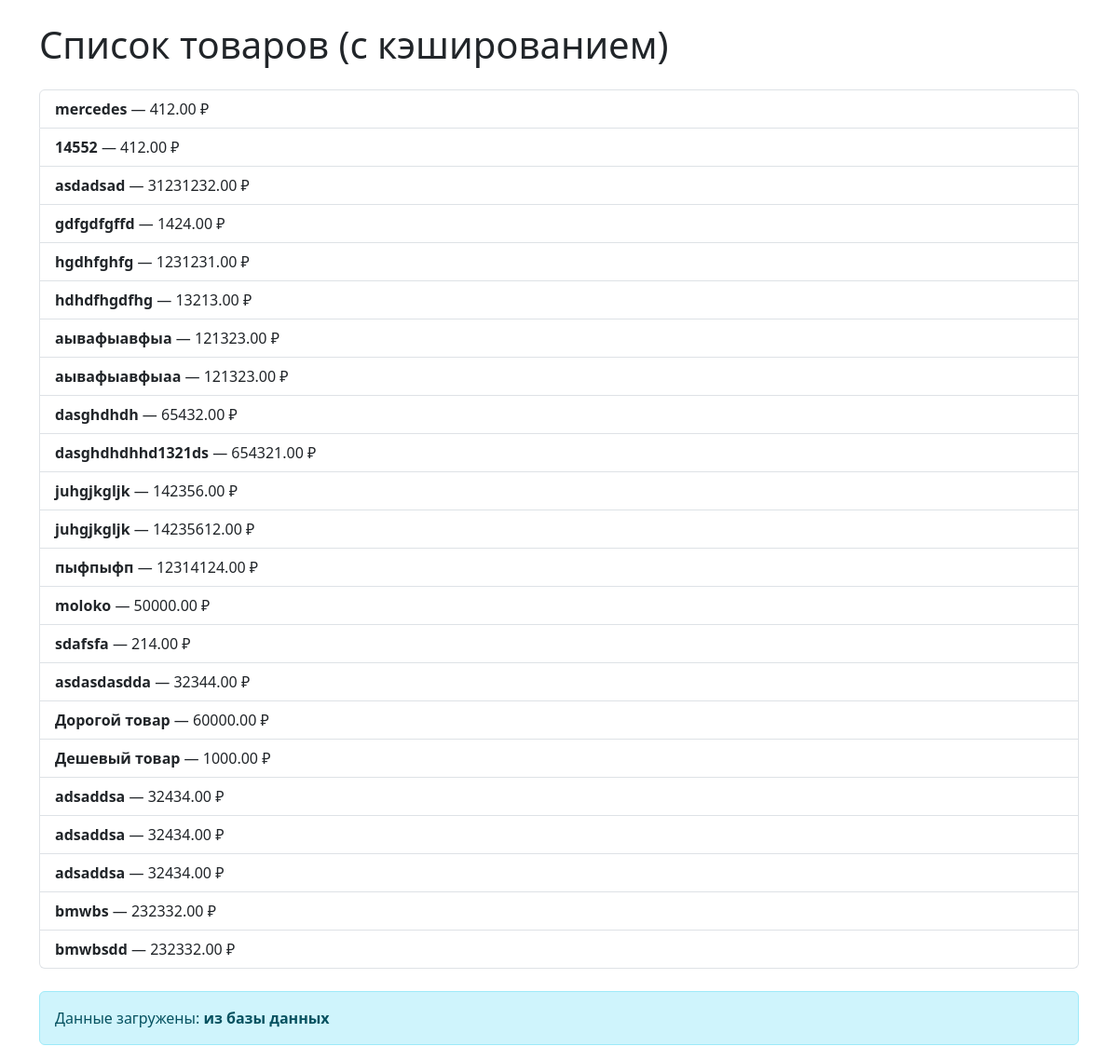
The app's page /shop/product_list_cached/, older data.
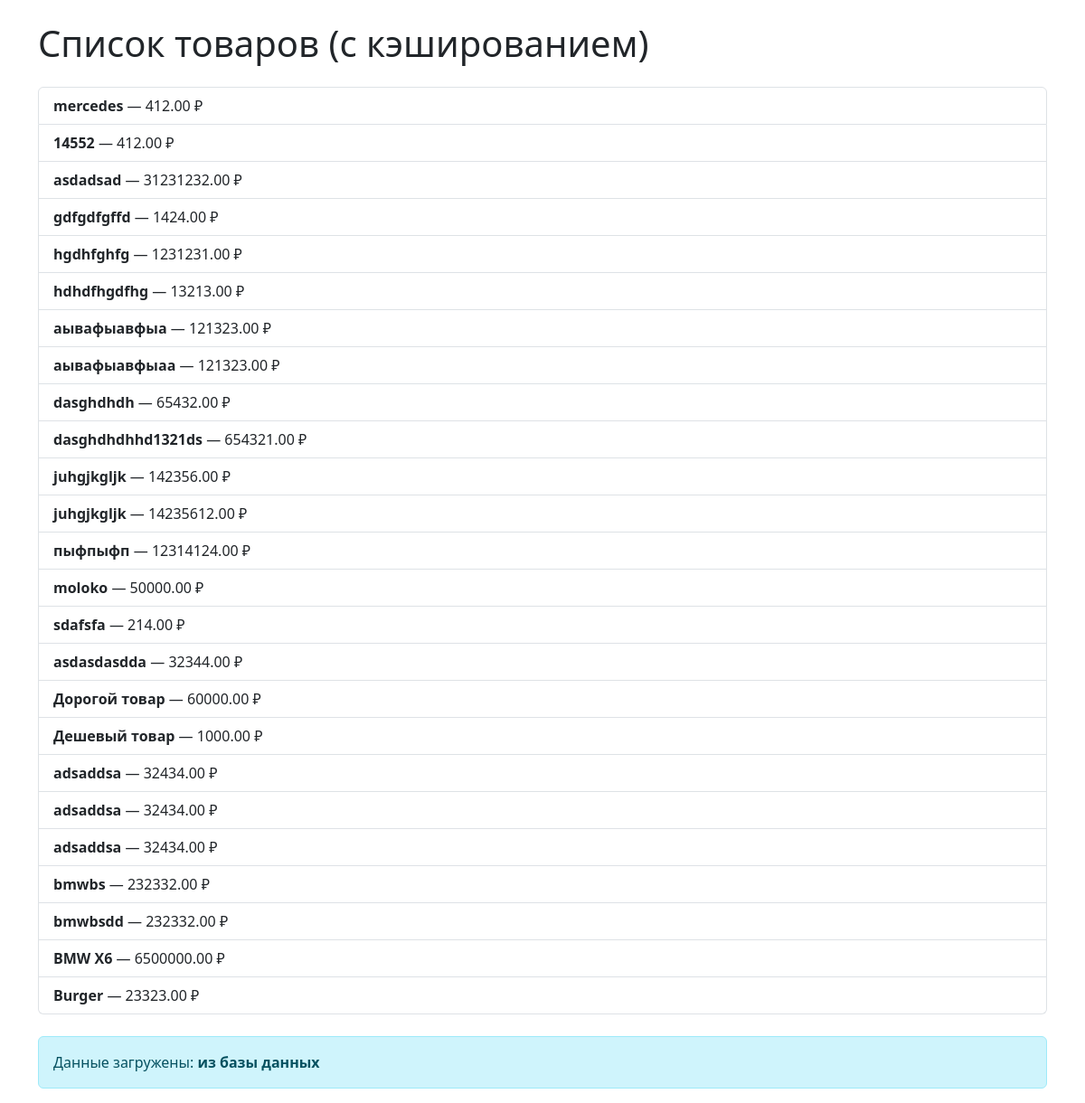
The same page, newer data.
### shop/models.py (models this page shows, shortened)
class Product(models.Model):
    title = models.CharField(max_length=30, verbose_name='название')
    description = models.TextField(verbose_name='описание', blank=True)
    price = models.DecimalField(max_digits=10,decimal_places=2, verbose_name='цена')
    available = models.BooleanField(verbose_name='наличие', default=True)
    data_added = models.DateField(auto_now_add=True, verbose_name='дата добавления')
    categories = models.ManyToManyField('Category', related_name='products')
    objects = ProductManager()

### shop/views.py (the view)
# urls.py: path("product_list_cached/", product_list_cached, name='product_list_cached'),
@cache_control(max_age=60)
def product_list_cached(request):
    products = cache.get("products")
    source = "из кэша"
    if not products:
        products = list(Product.objects.all())
        cache.set("products", products, 60)
        source = "из базы данных"
    return render(
        request,
        "product_list_cached.html",
        {"products": products, "source": source}
    )

### shop/models.py (called while the page is built)
    def get_queryset(self):
        return ProductQuerySet(self.model, using=self._db)

### shop/templates/product_list_cached.html (shortened to what this page needs)
{% load static %}
<!DOCTYPE html>
<html lang="ru">
<head>
    <link href="https://cdn.jsdelivr.net/npm/bootstrap@5.3.2/dist/css/bootstrap.min.css" rel="stylesheet">
</head>
<body class="container mt-4">
    <h1 class="mb-4">Список товаров (с кэшированием)</h1>
    {% if products %}
        <ul class="list-group">
            {% for product in products %}
                <li class="list-group-item">
                    <strong>{{ product.title }}</strong> — {{ product.price }} ₽
                </li>
            {% endfor %}
        </ul>
    {% else %}
        <p class="text-muted">Нет товаров</p>
    {% endif %}
    {% if source %}
        <div class="alert alert-info mt-4">
            Данные загружены: <strong>{{ source }}</strong>
        </div>
    {% endif %}
</body>
</html>

Row changes from the older to the newer data that the page shows:
added Product: title "BMW X6", price "6500000.00"
added Product: title "Burger", price "23323.00"
